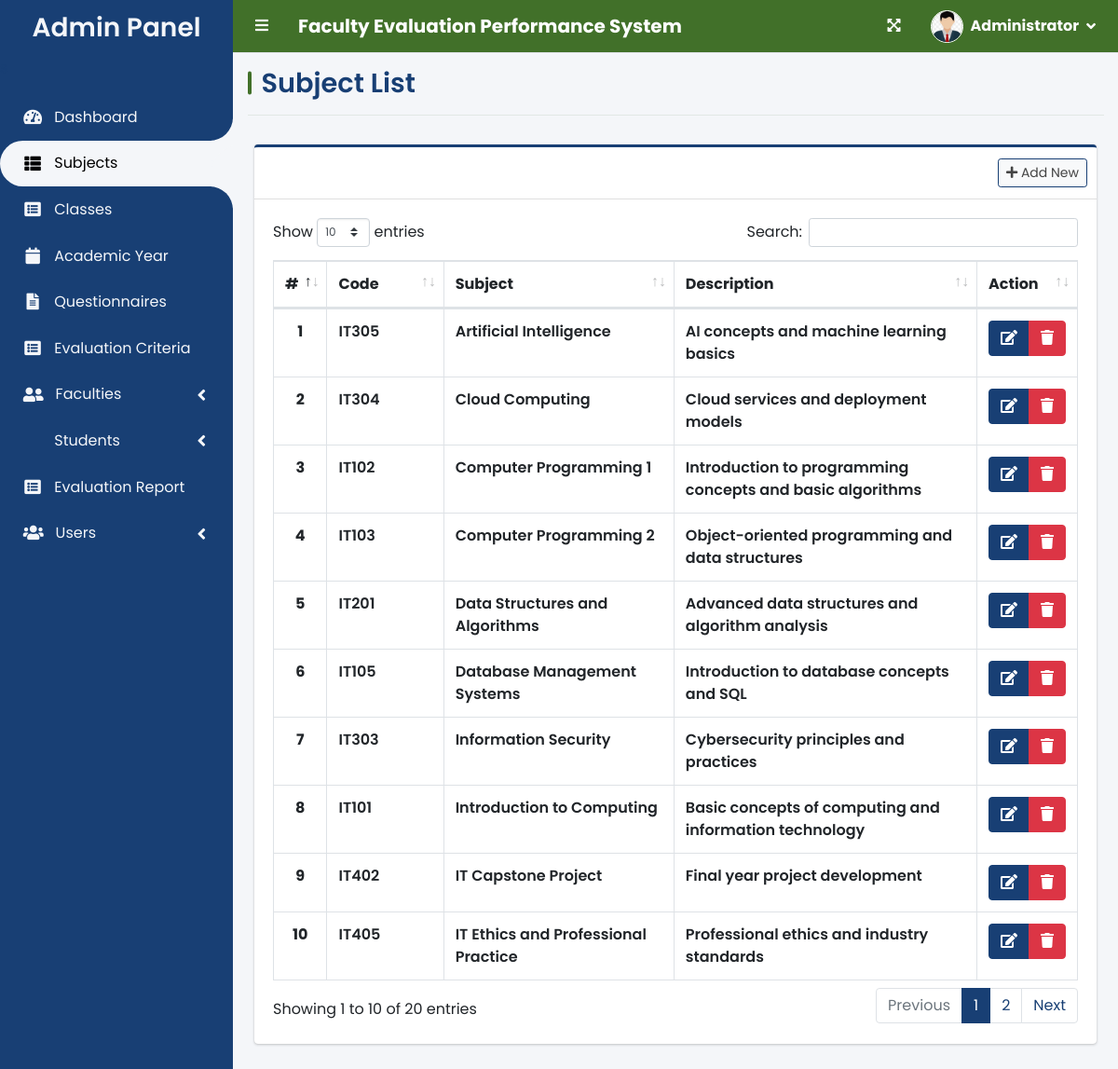
Screenshot of /index.php?page=subject_list (signed in) with the database file from the repository.
### tables this page shows
CREATE TABLE `subject_list` (
  `id` int(30) NOT NULL,
  `code` varchar(50) NOT NULL,
  `subject` text NOT NULL,
  `description` text NOT NULL
);

### admin/subject_list.php (the view, shortened to what this page needs)
<?php include'db_connect.php' ?>
<div class="col-lg-12">
	<div class="card card-outline card-primary">
		<div class="card-header">
			<div class="card-tools">
				<a class="btn btn-block btn-sm btn-default border-primary new_subject" href="javascript:void(0)"><i class="fa fa-plus"></i> Add New</a>
			</div>
		</div>
		<div class="card-body">
			<table class="table tab e-hover table-bordered" id="list">
				<colgroup>
					<col width="5%">
					<col width="15%">
					<col width="30%">
					<col width="40%">
					<col width="15%">
				</colgroup>
				<thead>
					<tr>
						<th class="text-center">#</th>
						<th>Code</th>
						<th>Subject</th>
						<th>Description</th>
						<th>Action</th>
					</tr>
				</thead>
				<tbody>
					<?php
					$i = 1;
					$qry = $conn->query("SELECT * FROM subject_list order by subject asc ");
					while($row= $qry->fetch_assoc()):
					?>
					<tr>
						<th class="text-center"><?php echo $i++ ?></th>
						<td><b><?php echo $row['code'] ?></b></td>
						<td><b><?php echo $row['subject'] ?></b></td>
						<td><b><?php echo $row['description'] ?></b></td>
						<td class="text-center">
		                    <div class="btn-group">
		                        <a href="javascript:void(0)" data-id='<?php echo $row['id'] ?>' class="btn btn-primary manage_subject">
		                          <i class="fas fa-edit"></i>
		                        </a>
		                        <button type="button" class="btn btn-danger delete_subject" data-id="<?php echo $row['id'] ?>">
		                          <i class="fas fa-trash"></i>
		                        </button>
	                      </div>
						</td>
					</tr>
				<?php endwhile; ?>
				</tbody>
			</table>
		</div>
	</div>
</div>

### header.php (style rules this page uses)
body, .main-header, .main-sidebar, .content-wrapper, .card, .btn, .form-control, .nav-link, .dropdown-item, .modal-title, .table, .alert, .badge, .toast, .swal2-title, .swal2-content, .select2-container--default .select2-selection--single, .select2-container--default .select2-selection--multiple, .select2-container--default .select2-selection--single .select2-selection__rendered, .select2-container--default .select2-selection--multiple .select2-selection__rendered { font-family: 'Poppins', sans-serif !important; }
.font-weight-bold, b, strong { font-weight: 600 !important; }

### admin/sidebar.php (style rules this page uses)
:root { --white: #f4f6f9; --black: #000; --sidebar-bg: #183f74; }

### rows the page displays
subject_list: code "IT305", subject "Artificial Intelligence", description "AI concepts and machine learning basics"
subject_list: code "IT304", subject "Cloud Computing", description "Cloud services and deployment models"
subject_list: code "IT102", subject "Computer Programming 1", description "Introduction to programming concepts and basic algorithms"
subject_list: code "IT103", subject "Computer Programming 2", description "Object-oriented programming and data structures"
subject_list: code "IT201", subject "Data Structures and Algorithms", description "Advanced data structures and algorithm analysis"
subject_list: code "IT105", subject "Database Management Systems", description "Introduction to database concepts and SQL"
subject_list: code "IT303", subject "Information Security", description "Cybersecurity principles and practices"
subject_list: code "IT101", subject "Introduction to Computing", description "Basic concepts of computing and information technology"
subject_list: code "IT402", subject "IT Capstone Project", description "Final year project development"
subject_list: code "IT405", subject "IT Ethics and Professional Practice", description "Professional ethics and industry standards"

### other values shown
$_SESSION['system']['name'] "Faculty Evaluation Performance System"
$_SESSION['login_firstname'] "Administrator"
$title "Subject List"
